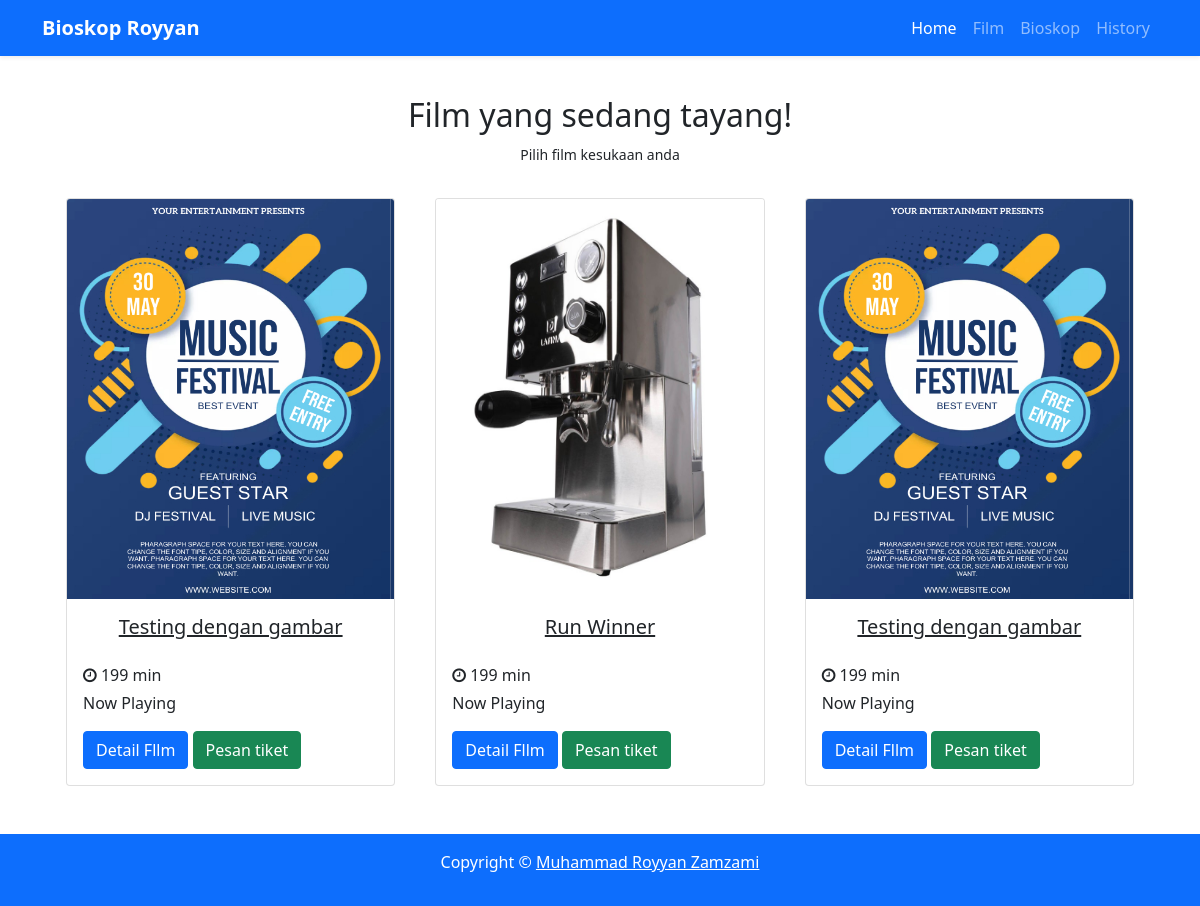
Page /index.php/film on the committed database.
### tables this page shows
CREATE TABLE `jadwal` (
  `id_jadwal` int(11) NOT NULL,
  `kd_jadwal` varchar(255) NOT NULL,
  `judul_film` int(11) NOT NULL,
  `bioskop` int(11) NOT NULL,
  `tgl_waktu_tayang` datetime NOT NULL,
  `jumlah_kursi` int(11) NOT NULL
);

CREATE TABLE `film` (
  `id_film` int(11) NOT NULL,
  `kd_film` varchar(255) NOT NULL,
  `judul_film` varchar(255) NOT NULL,
  `tgl_launc` date NOT NULL,
  `synopsys` text NOT NULL,
  `genre` varchar(100) NOT NULL,
  `poster` varchar(255) DEFAULT NULL
);

### application/libraries/Template.php (called while the page is built)
<?php
class Template
{
    var $template_data = [];
    function set($name, $value)
    {
        $this->template_data[$name] = $value;
    }
    function load($template = '', $view = '', $view_data = [], $return = false)
    {
        $this->CI = &get_instance();
        $this->set('contents', $this->CI->load->view($view, $view_data, TRUE));
        return $this->CI->load->view($template, $this->template_data, $return);
    }
}

### application/controllers/Film.php (called while the page is built, shortened)
<?php
class Film extends CI_Controller
{
    public function index()
    {
        $get = $this->jadwal->get()->result();
        $data = array(
            'title' => 'List Film',
            'film' => $get
        );
        $this->template->load('template', 'film/film', $data);
    }
}

### index.php (called while the page is built, shortened)
<?php
require_once BASEPATH.'core/CodeIgniter.php';

### application/models/Jadwal_m.php (called while the page is built, shortened)
<?php
class Jadwal_m extends CI_Model
{
    public function get($where = null)
    {
        $this->db->select(
            'j.id_jadwal, j.judul_film as jd, j.kd_jadwal, j.bioskop, ,tgl_waktu_tayang, j.jumlah_kursi,
            f.kd_film, f.judul_film, f.tgl_launc, f.synopsys, f.genre, f.poster,
            b.kd_bioskop, b.nama_bioskop, b.kota, b.alamat_lengkap, b.harga, b.foto'
        );
        $this->db->from('jadwal as j');
        $this->db->join('film as f', 'f.id_film = j.judul_film');
        $this->db->join('bioskop as b', 'b.id_bioskop = j.bioskop');
        return $this->db->get();
    }
}

### application/views/film/film.php (the view)
<section>
    <div class="container">
        <div class="card-body">
            <div class="row mb-4">
                <div class="col-md text-center">
                    <h2>Film yang sedang tayang!</h2>
                    <small>Pilih film kesukaan anda</small>
                </div>
            </div>
            <div class="row">
                <?php foreach ($film as $key => $data) { ?>
                    <div class="col-md-4">
                        <div class="card">
                            <img src="<?= base_url() ?>assets/uploads/poster/<?= $data->poster ?>" class="card-img-top" style="weight: 300px; height:400px;">
                            <div class="card-body">
                                <h5 class="card-title mb-4 text-center"><a href="<?= site_url('film/detail/') . $data->kd_film ?>" class="text-dark"><?= $data->judul_film ?></a></h5>
                                <p class="card-text mb-1"><i class="fa clock-o fa-clock-o"></i> 199 min</p>
                                <p class="card-text">Now Playing</p>
                                <a href="<?= site_url('film/detail/') . $data->kd_film ?>" class="btn btn-primary">Detail Fllm</a>
                                <a href="<?= site_url('film/showBioskop/') . $data->jd ?>" class="btn btn-success">Pesan tiket</a>
                            </div>
                        </div>
                    </div>
                <?php } ?>
            </div>
        </div>
    </div>
</section>

### assets/style.css (style rules this page uses)
section { padding-top: 5rem; }
.card { margin: 0.5rem; }

### rows in the picture
jadwal: judul_film.poster (picture), judul_film.judul_film "Testing dengan gambar"
jadwal: judul_film.poster (picture), judul_film.judul_film "Run Winner"
jadwal: judul_film.poster (picture), judul_film.judul_film "Testing dengan gambar"
